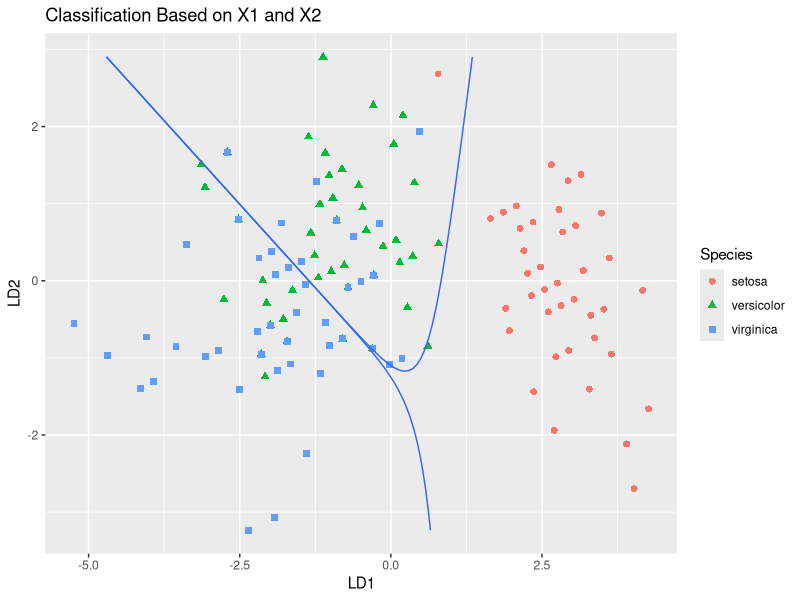
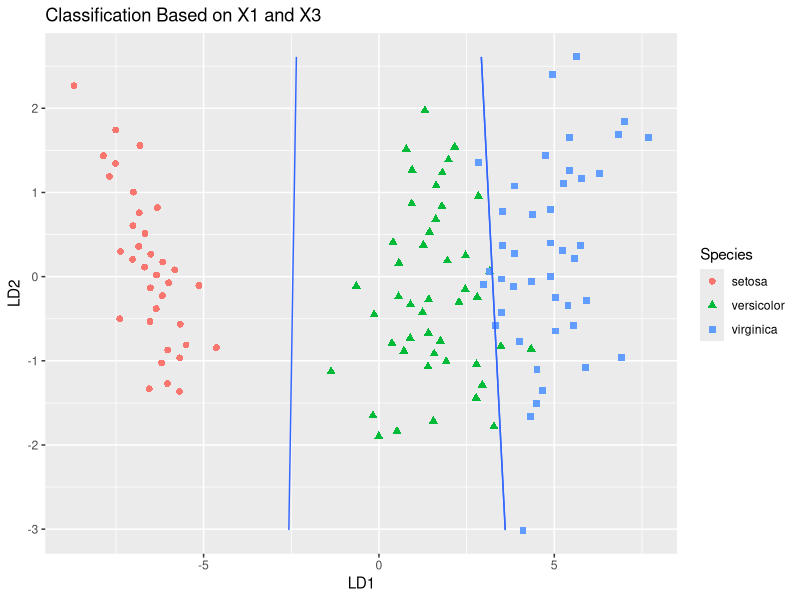
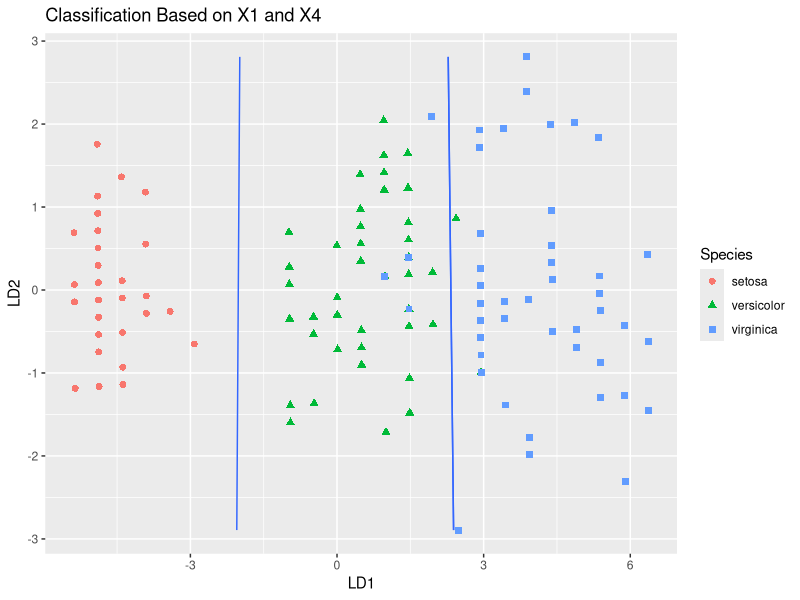
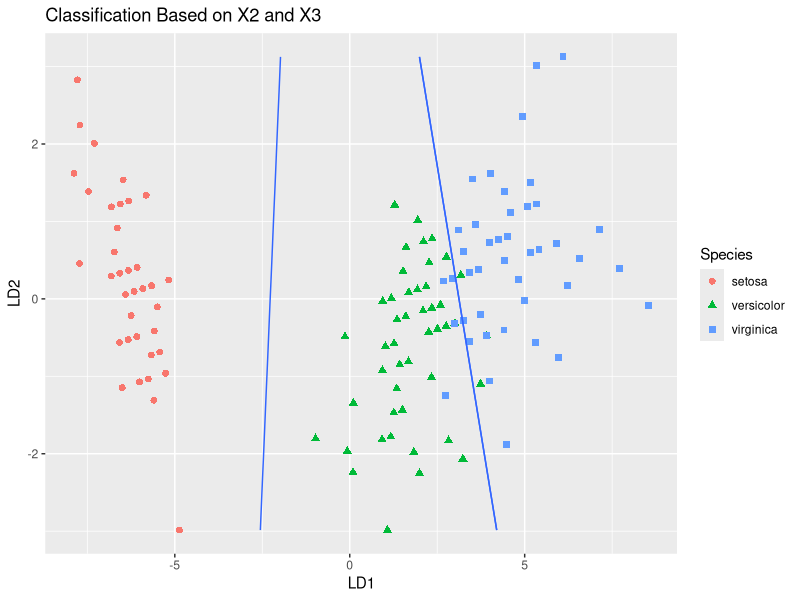
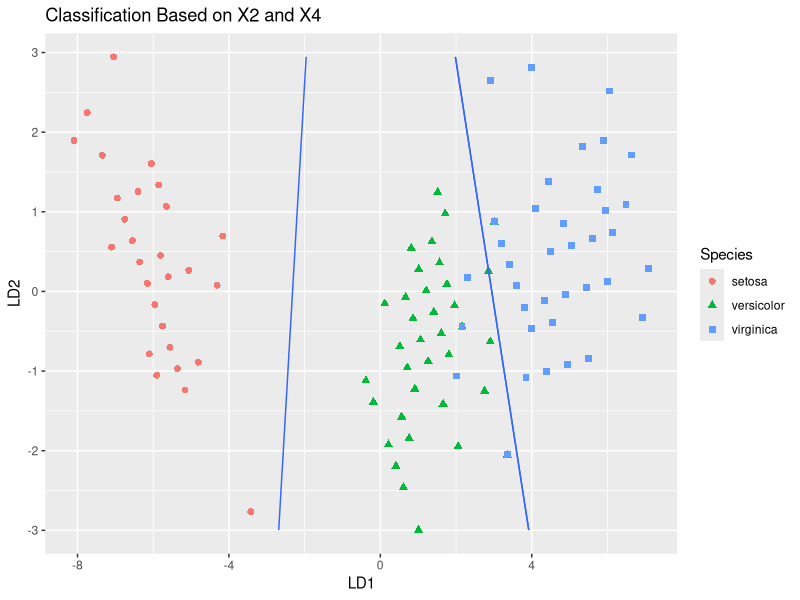
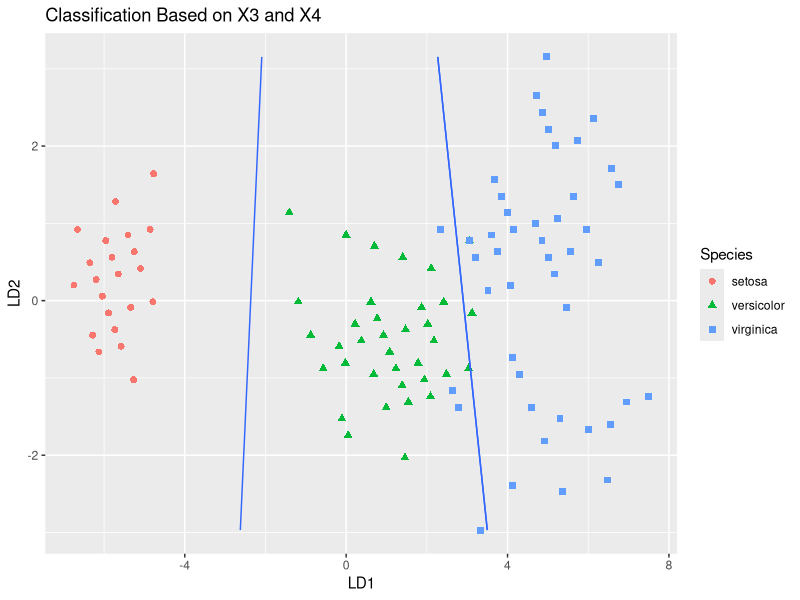

Source code (R) for these figures, in order:
##########################21(12)
library(MASS)
library(tidyverse)
library(ggplot2)
Data=iris
traindata=Data
testdata=Data
Test=testdata[,1:2]
newdf <- data.frame(Sepal.Length=Test[,1],Sepal.Width=Test[,2])
r1=lda(Species ~ Sepal.Length + Sepal.Width,data=traindata)
r2=predict(object=r1,newdf)
T=table(testdata[,5],r2$class)
T
misclaserror=1-sum(diag(T))/sum(T)
misclaserror
datPred<-data.frame(Species=testdata$Species,r2$x) #create data.frame
r3 <- lda(datPred[,2:3], datPred[,1])
x <- seq(min(datPred[,2]), max(datPred[,2]), length.out=150)
y <- seq(min(datPred[,3]), max(datPred[,3]), length.out=150)
Xcon <- matrix(c(rep(x,length(y)),
                 rep(y, rep(length(x), length(y)))),,2)
r3.pr1 <- predict(r3, Xcon)$post[, c("setosa","versicolor")] %*% c(1,1) 
r3.pr2 <- predict(r3, Xcon)$post[, c("virginica","setosa")] %*% c(1,1)
pr3<-data.frame(x=rep(x, length(y)), y=rep(y, each=length(x)), 
                z1=as.vector(r3.pr1), z2=as.vector(r3.pr2))
ggplot(datPred, aes(x=LD1, y=LD2) ) + 
  geom_point(size = 2, aes(pch = Species,  col=Species)) +
  geom_contour(data=pr3, aes(x=x, y=y, z=z1), breaks=c(0,.5)) + 
  geom_contour(data=pr3, aes(x=x, y=y, z=z2), breaks=c(0,.5))+
  labs(title="Classification Based on X1 and X2")
###################################### 22(13)
##########################
library(MASS)
library(tidyverse)
library(ggplot2)
Data=iris
traindata=Data
testdata=Data
Test=testdata[,c(1,3)]
newdf <- data.frame(Sepal.Length=Test[,1],Petal.Length=Test[,2])
r1=lda(Species ~ Sepal.Length + Petal.Length,data=traindata)
r2=predict(object=r1,newdf)
T=table(testdata[,5],r2$class)
T
misclaserror=1-sum(diag(T))/sum(T)
misclaserror
datPred<-data.frame(Species=testdata$Species,r2$x) #create data.frame
r3 <- lda(datPred[,2:3], datPred[,1])
x <- seq(min(datPred[,2]), max(datPred[,2]), length.out=150)
y <- seq(min(datPred[,3]), max(datPred[,3]), length.out=150)
Xcon <- matrix(c(rep(x,length(y)),
                 rep(y, rep(length(x), length(y)))),,2)
r3.pr1 <- predict(r3, Xcon)$post[, c("setosa","versicolor")] %*% c(1,1) 
r3.pr2 <- predict(r3, Xcon)$post[, c("virginica","setosa")] %*% c(1,1)
pr3<-data.frame(x=rep(x, length(y)), y=rep(y, each=length(x)), 
                z1=as.vector(r3.pr1), z2=as.vector(r3.pr2))
ggplot(datPred, aes(x=LD1, y=LD2) ) + 
  geom_point(size = 2, aes(pch = Species,  col=Species)) +
  geom_contour(data=pr3, aes(x=x, y=y, z=z1), breaks=c(0,.5)) + 
  geom_contour(data=pr3, aes(x=x, y=y, z=z2), breaks=c(0,.5))+
  labs(title="Classification Based on X1 and X3")
############################23(14)
library(MASS)
library(tidyverse)
library(ggplot2)
Data=iris
traindata=Data
testdata=Data
Test=testdata[,c(1,4)]
newdf <- data.frame(Sepal.Length=Test[,1],Petal.Width=Test[,2])
r1=lda(Species ~ Sepal.Length + Petal.Width,data=traindata)
r2=predict(object=r1,newdf)
T=table(testdata[,5],r2$class)
T
misclaserror=1-sum(diag(T))/sum(T)
misclaserror
datPred<-data.frame(Species=testdata$Species,r2$x) #create data.frame
r3 <- lda(datPred[,2:3], datPred[,1])
x <- seq(min(datPred[,2]), max(datPred[,2]), length.out=150)
y <- seq(min(datPred[,3]), max(datPred[,3]), length.out=150)
Xcon <- matrix(c(rep(x,length(y)),
                 rep(y, rep(length(x), length(y)))),,2)
r3.pr1 <- predict(r3, Xcon)$post[, c("setosa","versicolor")] %*% c(1,1) 
r3.pr2 <- predict(r3, Xcon)$post[, c("virginica","setosa")] %*% c(1,1)
pr3<-data.frame(x=rep(x, length(y)), y=rep(y, each=length(x)), 
                z1=as.vector(r3.pr1), z2=as.vector(r3.pr2))
ggplot(datPred, aes(x=LD1, y=LD2) ) + 
  geom_point(size = 2, aes(pch = Species,  col=Species)) +
  geom_contour(data=pr3, aes(x=x, y=y, z=z1), breaks=c(0,.5)) + 
  geom_contour(data=pr3, aes(x=x, y=y, z=z2), breaks=c(0,.5))+
  labs(title="Classification Based on X1 and X4")
#############################24(23)
library(MASS)
library(tidyverse)
library(ggplot2)
Data=iris
traindata=Data
testdata=Data
Test=testdata[,c(2,3)]
newdf <- data.frame(Sepal.Width=Test[,1],Petal.Length=Test[,2])
r1=lda(Species ~ Sepal.Width + Petal.Length,data=traindata)
r2=predict(object=r1,newdf)
T=table(testdata[,5],r2$class)
T
misclaserror=1-sum(diag(T))/sum(T)
misclaserror
datPred<-data.frame(Species=testdata$Species,r2$x) #create data.frame
r3 <- lda(datPred[,2:3], datPred[,1])
x <- seq(min(datPred[,2]), max(datPred[,2]), length.out=150)
y <- seq(min(datPred[,3]), max(datPred[,3]), length.out=150)
Xcon <- matrix(c(rep(x,length(y)),
                 rep(y, rep(length(x), length(y)))),,2)
r3.pr1 <- predict(r3, Xcon)$post[, c("setosa","versicolor")] %*% c(1,1) 
r3.pr2 <- predict(r3, Xcon)$post[, c("virginica","setosa")] %*% c(1,1)
pr3<-data.frame(x=rep(x, length(y)), y=rep(y, each=length(x)), 
                z1=as.vector(r3.pr1), z2=as.vector(r3.pr2))
ggplot(datPred, aes(x=LD1, y=LD2) ) + 
  geom_point(size = 2, aes(pch = Species,  col=Species)) +
  geom_contour(data=pr3, aes(x=x, y=y, z=z1), breaks=c(0,.5)) + 
  geom_contour(data=pr3, aes(x=x, y=y, z=z2), breaks=c(0,.5))+
  labs(title="Classification Based on X2 and X3")
#############################################25(24)
library(MASS)
library(tidyverse)
library(ggplot2)
Data=iris
traindata=Data
testdata=Data
Test=testdata[,c(2,4)]
newdf <- data.frame(Sepal.Width=Test[,1],Petal.Width=Test[,2])
r1=lda(Species ~ Sepal.Width + Petal.Width,data=traindata)
r2=predict(object=r1,newdf)
T=table(testdata[,5],r2$class)
T
misclaserror=1-sum(diag(T))/sum(T)
misclaserror
datPred<-data.frame(Species=testdata$Species,r2$x) #create data.frame
r3 <- lda(datPred[,2:3], datPred[,1])
x <- seq(min(datPred[,2]), max(datPred[,2]), length.out=150)
y <- seq(min(datPred[,3]), max(datPred[,3]), length.out=150)
Xcon <- matrix(c(rep(x,length(y)),
                 rep(y, rep(length(x), length(y)))),,2)
r3.pr1 <- predict(r3, Xcon)$post[, c("setosa","versicolor")] %*% c(1,1) 
r3.pr2 <- predict(r3, Xcon)$post[, c("virginica","setosa")] %*% c(1,1)
pr3<-data.frame(x=rep(x, length(y)), y=rep(y, each=length(x)), 
                z1=as.vector(r3.pr1), z2=as.vector(r3.pr2))
ggplot(datPred, aes(x=LD1, y=LD2) ) + 
  geom_point(size = 2, aes(pch = Species,  col=Species)) +
  geom_contour(data=pr3, aes(x=x, y=y, z=z1), breaks=c(0,.5)) + 
  geom_contour(data=pr3, aes(x=x, y=y, z=z2), breaks=c(0,.5))+
  labs(title="Classification Based on X2 and X4")
#############################################26(34)
library(MASS)
library(tidyverse)
library(ggplot2)
Data=iris
traindata=Data
testdata=Data
Test=testdata[,c(3,4)]
newdf <- data.frame(Petal.Length=Test[,1],Petal.Width=Test[,2])
r1=lda(Species ~ Petal.Length + Petal.Width,data=traindata)
r2=predict(object=r1,newdf)
T=table(testdata[,5],r2$class)
T
misclaserror=1-sum(diag(T))/sum(T)
misclaserror
datPred<-data.frame(Species=testdata$Species,r2$x) #create data.frame
r3 <- lda(datPred[,2:3], datPred[,1])
x <- seq(min(datPred[,2]), max(datPred[,2]), length.out=150)
y <- seq(min(datPred[,3]), max(datPred[,3]), length.out=150)
Xcon <- matrix(c(rep(x,length(y)),
                 rep(y, rep(length(x), length(y)))),,2)
r3.pr1 <- predict(r3, Xcon)$post[, c("setosa","versicolor")] %*% c(1,1) 
r3.pr2 <- predict(r3, Xcon)$post[, c("virginica","setosa")] %*% c(1,1)
pr3<-data.frame(x=rep(x, length(y)), y=rep(y, each=length(x)), 
                z1=as.vector(r3.pr1), z2=as.vector(r3.pr2))
ggplot(datPred, aes(x=LD1, y=LD2) ) + 
  geom_point(size = 2, aes(pch = Species,  col=Species)) +
  geom_contour(data=pr3, aes(x=x, y=y, z=z1), breaks=c(0,.5)) + 
  geom_contour(data=pr3, aes(x=x, y=y, z=z2), breaks=c(0,.5))+
  labs(title="Classification Based on X3 and X4")

